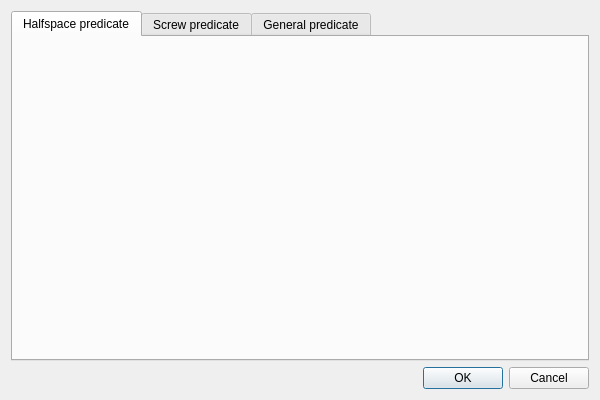
<?xml version="1.0" encoding="UTF-8"?>
<ui version="4.0">
 <class>VariantPredicateDialog</class>
 <widget class="QDialog" name="VariantPredicateDialog">
  <property name="geometry">
   <rect>
    <x>0</x>
    <y>0</y>
    <width>600</width>
    <height>400</height>
   </rect>
  </property>
  <property name="windowTitle">
   <string>Add predicate</string>
  </property>
  <layout class="QVBoxLayout" name="verticalLayout">
   <item>
    <widget class="QTabWidget" name="tabWidget">
     <property name="currentIndex">
      <number>0</number>
     </property>
     <widget class="QWidget" name="tabPredicateH">
      <attribute name="title">
       <string>Halfspace predicate</string>
      </attribute>
      <layout class="QVBoxLayout" name="verticalLayout_2">
       <item>
        <widget class="PredicateH" name="widgetPredicateH" native="true"/>
       </item>
      </layout>
     </widget>
     <widget class="QWidget" name="tabPredicateS">
      <attribute name="title">
       <string>Screw predicate</string>
      </attribute>
      <layout class="QVBoxLayout" name="verticalLayout_3">
       <item>
        <widget class="PredicateS" name="widgetPredicateS" native="true"/>
       </item>
      </layout>
     </widget>
     <widget class="QWidget" name="tabPredicateG">
      <attribute name="title">
       <string>General predicate</string>
      </attribute>
      <layout class="QVBoxLayout" name="verticalLayout_4">
       <item>
        <widget class="PredicateG" name="widgetPredicateG" native="true"/>
       </item>
      </layout>
     </widget>
    </widget>
   </item>
   <item>
    <widget class="QDialogButtonBox" name="buttonBox">
     <property name="orientation">
      <enum>Qt::Horizontal</enum>
     </property>
     <property name="standardButtons">
      <set>QDialogButtonBox::Cancel|QDialogButtonBox::Ok</set>
     </property>
    </widget>
   </item>
  </layout>
 </widget>
 <customwidgets>
  <customwidget>
   <class>PredicateH</class>
   <extends>QWidget</extends>
   <header>src/predicateh.h</header>
   <container>1</container>
  </customwidget>
  <customwidget>
   <class>PredicateS</class>
   <extends>QWidget</extends>
   <header>src/predicates.h</header>
   <container>1</container>
  </customwidget>
  <customwidget>
   <class>PredicateG</class>
   <extends>QWidget</extends>
   <header>src/predicateg.h</header>
   <container>1</container>
  </customwidget>
 </customwidgets>
 <resources/>
 <connections>
  <connection>
   <sender>buttonBox</sender>
   <signal>accepted()</signal>
   <receiver>VariantPredicateDialog</receiver>
   <slot>accept()</slot>
   <hints>
    <hint type="sourcelabel">
     <x>248</x>
     <y>254</y>
    </hint>
    <hint type="destinationlabel">
     <x>157</x>
     <y>274</y>
    </hint>
   </hints>
  </connection>
  <connection>
   <sender>buttonBox</sender>
   <signal>rejected()</signal>
   <receiver>VariantPredicateDialog</receiver>
   <slot>reject()</slot>
   <hints>
    <hint type="sourcelabel">
     <x>316</x>
     <y>260</y>
    </hint>
    <hint type="destinationlabel">
     <x>286</x>
     <y>274</y>
    </hint>
   </hints>
  </connection>
 </connections>
</ui>
